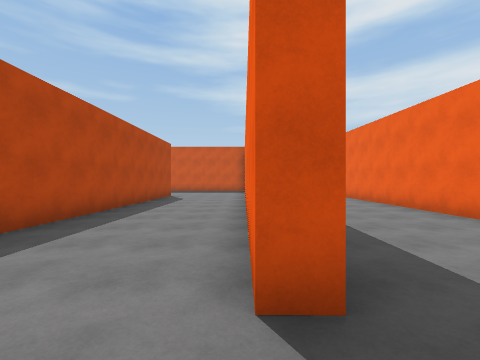
view 1 (above)

21 first-person views from a walk through a Unity game level. The camera is 1.5 m above the floor, looks level and sees 90° across. The floor is counted in squares, 2 m on a side. Each view is taken from the middle of a square. On the plan, view 1 faces up. The plan holds only what a view shows up to about 9 squares ahead; the rest is blank. The place goes on beyond the plan.

view 2
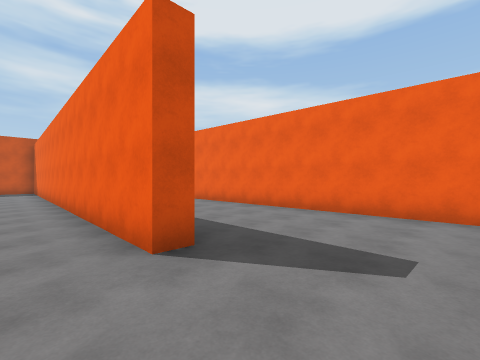

view 3
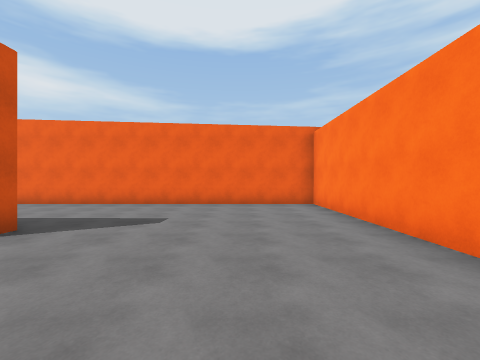

view 4
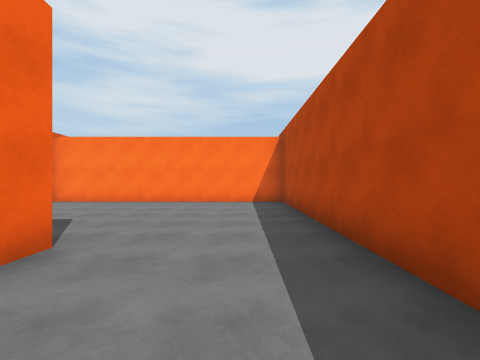

view 5
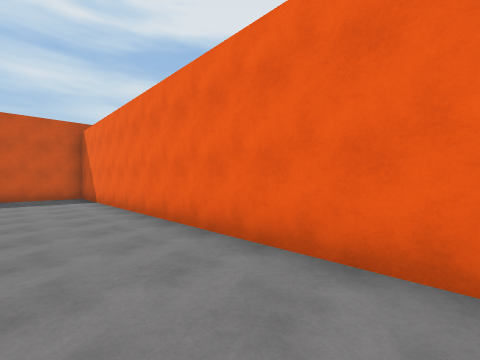

view 6
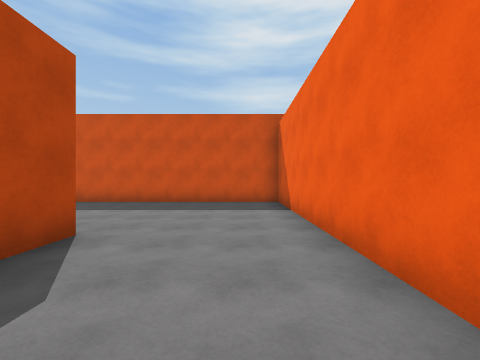

view 7
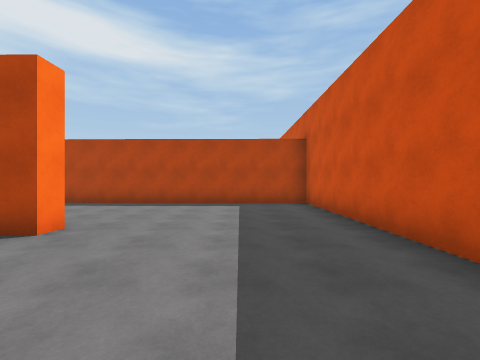

view 8
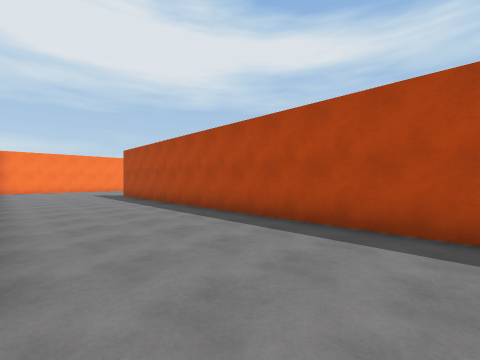

view 9
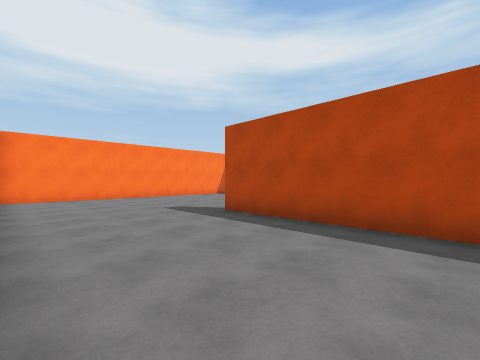

view 10
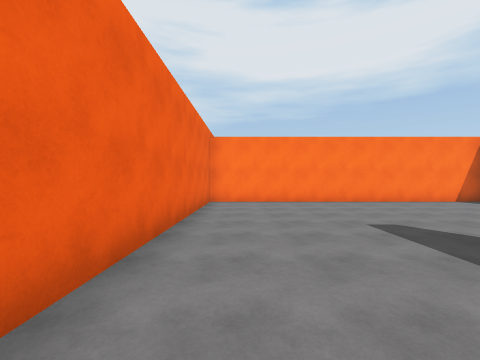

view 11
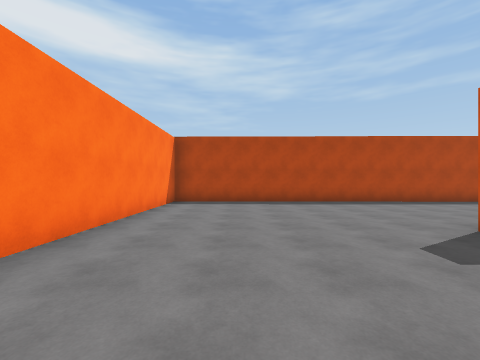

view 12
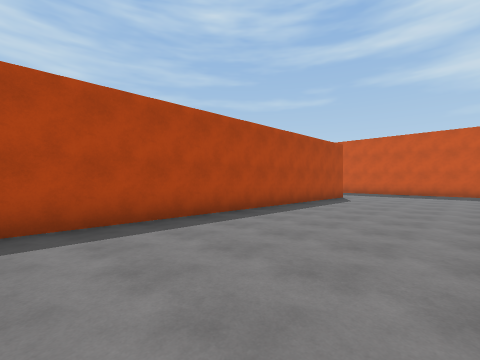

view 13
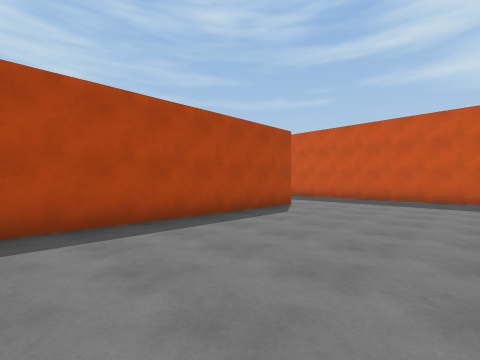

view 14
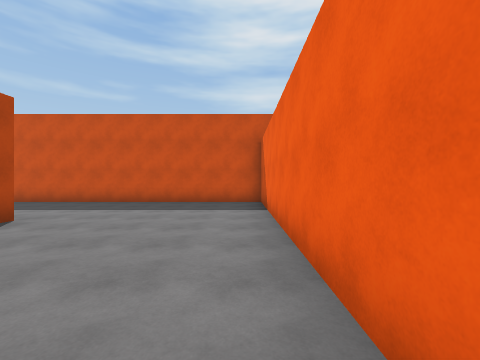

view 15
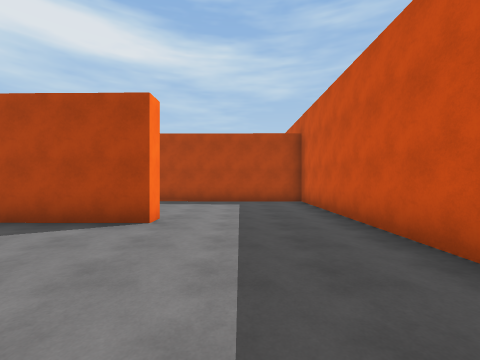

view 16
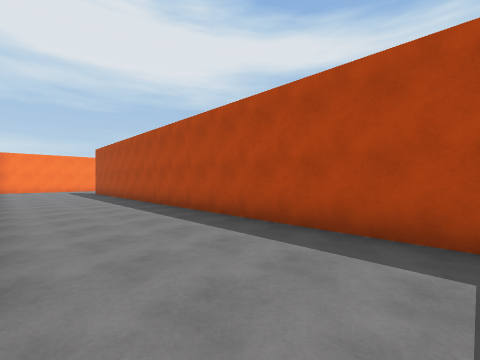

view 17
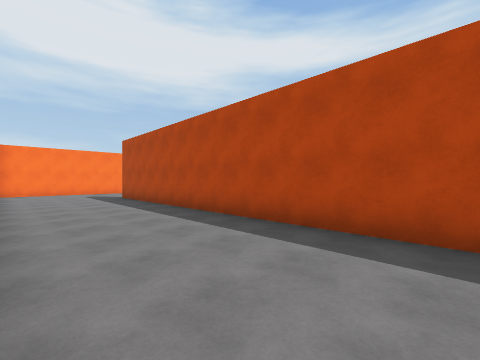

view 18
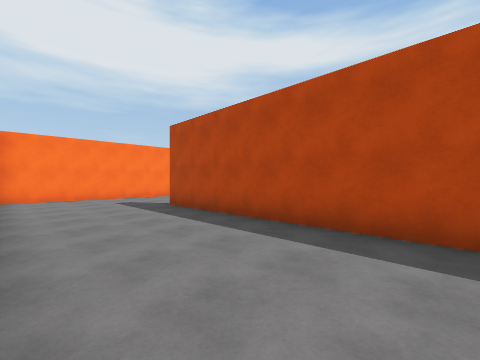

view 19
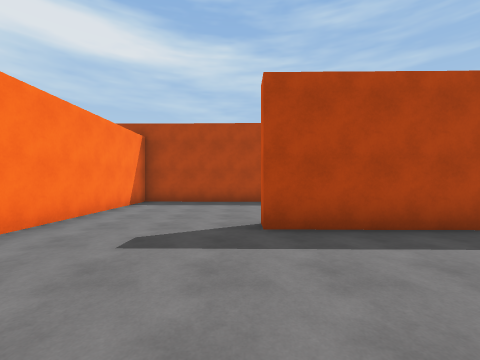

view 20
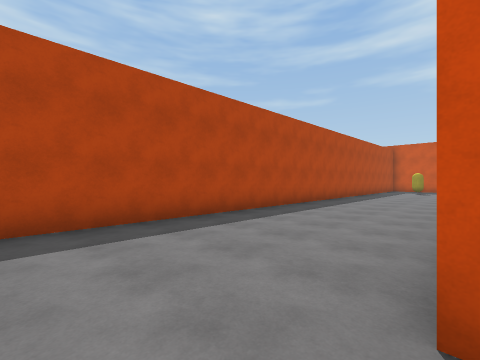

view 21
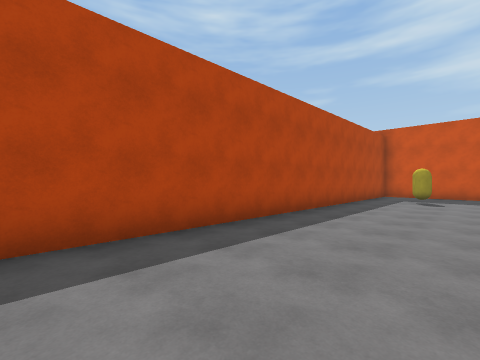

### Floor plan
Points are (right, up) in squares from view 1. A wall is a line through its corners. A room is listed if a view was taken in it or the views show most of it. See-through windows are left out.
Room 1 (views 1, 2, 3, 4)
walls: (0.6, 1.3) (0.1, 1.3) (0.1, 4.5); (-3.3, 4.6) (-3.5, -4.3) (4.5, -4.3) (4.6, 9)
ways out: opening at (-1, 4) to room 2
Room 2 (views 5, 6, 7, 8, 9, 10, 11, 12, 13, 14, 15, 16, 17, 18, 19, 20, 21)
walls: (-8.4, 8.6) (-8.3, 15.8); (-13.7, 12.4) (-13.2, 12.4) (-13.4, -4.3) (-4, -4.3) (-3.9, 2.9); (-3.7, 11.3) (-3.2, 11.3) (-3.3, 4.6); (-8.2, 16.2) (-17.4, 16.2) (-17.6, -0.6) (-18.2, -0.6); (0.1, 4.5) (0.3, 16.2) (-7.8, 16.2) (-8, 1.5); (-19, 16.2) (-19.6, 16.2); (-22, 13.7) (-22.3, -4.3) (-14, -4.3)
ways out: opening at (-1, 4) to room 1
objects: other object (-20, 14)

Positions as (right, up) in squares from view 1, and headings:
1: (0, 0), facing up
2: (-1, -1), facing up-right
3: (-3, -2), facing right
4: (-2, 4), facing down
5: (-2, 5), facing up-right
6: (-1, 8), facing up
7: (0, 14), facing left
8: (-4, 13), facing down-left
9: (-4, 6), facing down-left
10: (-5, 4), facing down
11: (-5, -2), facing left
12: (-9, 2), facing up-left
13: (-9, 6), facing up-left
14: (-9, 8), facing up
15: (-9, 14), facing left
16: (-14, 14), facing down-left
17: (-14, 10), facing down-left
18: (-14, 6), facing down-left
19: (-14, -1), facing left
20: (-18, -2), facing up-left
21: (-19, 4), facing up-left
